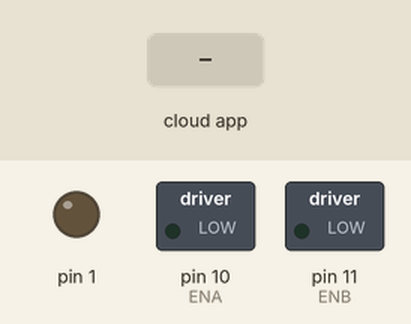
This sketch was run on a simulated Arduino Uno, built with avr-gcc and run on an emulated ATmega328P. Parts: switched loads named in the sketch (green lamp = pin HIGH), output pins drawn as LEDs (lit = HIGH). The inputs (shaded band) are chosen by the test bench. The ROS host is connected and sends only what is stated.

Above: at 1.2 s.
1.3 s: the phone or cloud app sets right_pwm to 45
At 2.0 s:
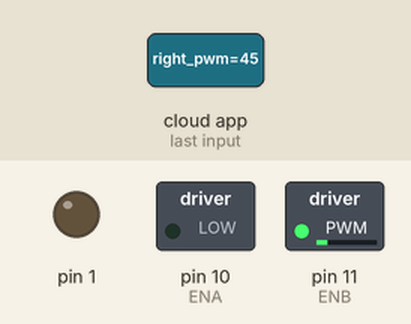
2.8 s: the phone or cloud app sets left_pwm to 45
At 3.1 s:
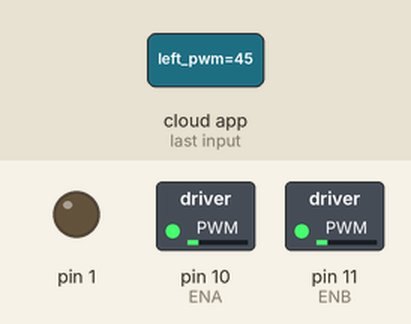
4.3 s: the phone or cloud app sets right_pwm to 0
At 5.4 s:
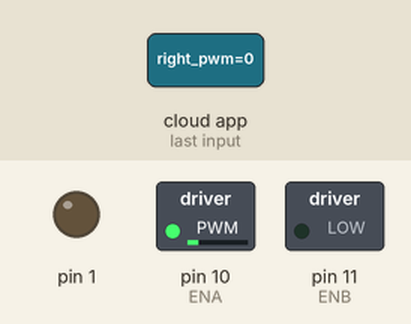
5.8 s: the phone or cloud app sets left_pwm to 90
At 6.6 s:
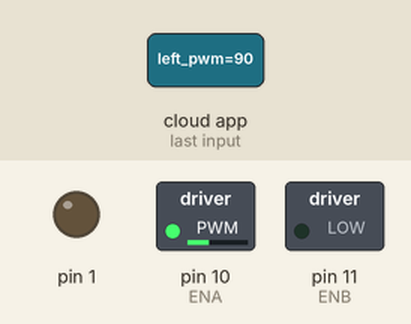
7.3 s: the phone or cloud app sets right_pwm to 90
At 7.7 s:
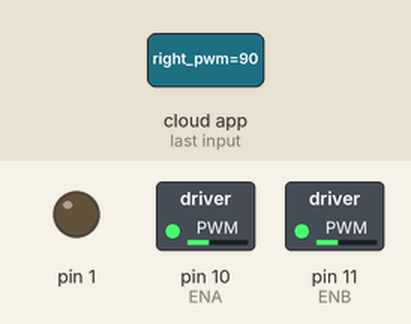
8.8 s: the phone or cloud app sets left_pwm to 0
At 10.0 s:
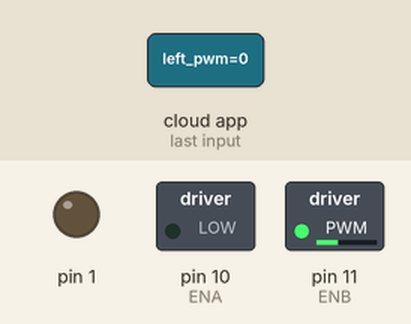
Timing chart, 0 to 11.3 s (numbered marks = the images above; inputs shaded):
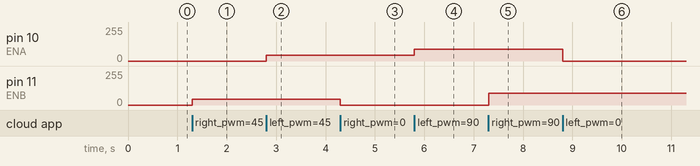

The sketch:

motor_test.ino
```cpp
#include <ros.h>
#include <std_msgs/Int16.h>

/*
  Note:
  motor side as front
  IN1 High, IN2 LOW  > forward
  IN1 LOW,  IN2 HIGH > backward
  IN3 HIGH, IN4 LOW  > forward
  IN3 LOW,  IN4 HIGH > backward
*/

// Left wheel
#define IN1 4
#define IN2 5
#define ENA 10

// Right wheel
#define IN3 6
#define IN4 7
#define ENB 11

ros::NodeHandle nh;

// motor pwm
int pwm_r = 0, pwm_l = 0;

// callback
void cb_r(const std_msgs::Int16& msg){
  pwm_r = msg.data;
  //nh.loginfo("pwm r update");
}

void cb_l(const std_msgs::Int16& msg){
  pwm_l = msg.data;
  //nh.loginfo("pwm l update");
}

ros::Subscriber<std_msgs::Int16> sub_right("/arg3/right_pwm", &cb_r);
ros::Subscriber<std_msgs::Int16> sub_left("/arg3/left_pwm", &cb_l);

void setup()
{
  // Init ros node handler
  nh.initNode();
  // Subscribers
  nh.subscribe(sub_right);
  nh.subscribe(sub_left);
  // Set pin mode
  pinMode(OUTPUT, IN1);
  pinMode(OUTPUT, IN2);
  pinMode(OUTPUT, IN3);
  pinMode(OUTPUT, IN4);
  pinMode(OUTPUT, ENA);
  pinMode(OUTPUT, ENB);
}

void loop()
{
  // Forward
  if(pwm_r >= 0 and pwm_l >= 0){
    digitalWrite(IN1, HIGH);
    digitalWrite(IN2, LOW);
    digitalWrite(IN3, HIGH);
    digitalWrite(IN4, LOW);
    analogWrite(ENA, pwm_l);
    analogWrite(ENB, pwm_r);
  }
  // Left
  else if(pwm_r >= 0 and pwm_l <= 0){
    digitalWrite(IN1, HIGH);
    digitalWrite(IN2, LOW);
    digitalWrite(IN3, LOW);
    digitalWrite(IN4, HIGH);
    analogWrite(ENA, pwm_l);
    analogWrite(ENB, abs(pwm_r));
  }
  // Right
  else if(pwm_r <= 0 and pwm_l >= 0){
    digitalWrite(IN1, LOW);
    digitalWrite(IN2, HIGH);
    digitalWrite(IN3, HIGH);
    digitalWrite(IN4, LOW);
    analogWrite(ENA, abs(pwm_l));
    analogWrite(ENB, pwm_r);
  }
  // Backward
  else{
    digitalWrite(IN1, LOW);
    digitalWrite(IN2, HIGH);
    digitalWrite(IN3, LOW);
    digitalWrite(IN4, HIGH);
    analogWrite(ENA, abs(pwm_l));
    analogWrite(ENB, abs(pwm_r));
  }
  nh.spinOnce();
}
```

Measured:
- after the input at 1.3 s, pin 11 (ENB): 0/255 → 45/255 at once
- after the input at 2.8 s, pin 10 (ENA): 0/255 → 45/255 at once
- after the input at 4.3 s, pin 11 (ENB): 45/255 → 0/255 at once
- after the input at 5.8 s, pin 10 (ENA): 45/255 → 90/255 at once
- after the input at 7.3 s, pin 11 (ENB): 0/255 → 90/255 at once
- after the input at 8.8 s, pin 10 (ENA): 90/255 → 0/255 at once
